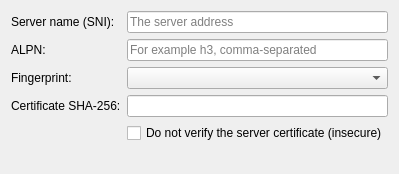
<?xml version="1.0" encoding="UTF-8"?>
<ui version="4.0">
 <class>TlsBlock</class>
 <widget class="QWidget" name="TlsBlock">
  <layout class="QFormLayout" name="form">
   <item row="0" column="0">
    <widget class="QLabel" name="sniLabel">
     <property name="text">
      <string comment="@label:textbox">Server name (SNI):</string>
     </property>
     <property name="buddy">
      <cstring>sni</cstring>
     </property>
    </widget>
   </item>
   <item row="0" column="1">
    <widget class="QLineEdit" name="sni">
     <property name="placeholderText">
      <string comment="@info:placeholder">The server address</string>
     </property>
    </widget>
   </item>
   <item row="1" column="0">
    <widget class="QLabel" name="alpnLabel">
     <property name="text">
      <string comment="@label:textbox">ALPN:</string>
     </property>
     <property name="buddy">
      <cstring>alpn</cstring>
     </property>
    </widget>
   </item>
   <item row="1" column="1">
    <widget class="QLineEdit" name="alpn">
     <property name="placeholderText">
      <string comment="@info:placeholder">For example h3, comma-separated</string>
     </property>
    </widget>
   </item>
   <item row="2" column="0">
    <widget class="QLabel" name="fingerprintLabel">
     <property name="text">
      <string comment="@label:listbox">Fingerprint:</string>
     </property>
     <property name="buddy">
      <cstring>fingerprint</cstring>
     </property>
    </widget>
   </item>
   <item row="2" column="1">
    <widget class="QComboBox" name="fingerprint"/>
   </item>
   <item row="3" column="0">
    <widget class="QLabel" name="pinLabel">
     <property name="text">
      <string comment="@label:textbox">Certificate SHA-256:</string>
     </property>
     <property name="buddy">
      <cstring>pin</cstring>
     </property>
    </widget>
   </item>
   <item row="3" column="1">
    <widget class="QLineEdit" name="pin"/>
   </item>
   <item row="4" column="1">
    <widget class="QCheckBox" name="insecure">
     <property name="text">
      <string comment="@option:check">Do not verify the server certificate (insecure)</string>
     </property>
    </widget>
   </item>
   <item row="5" column="0" colspan="2">
    <widget class="QLabel" name="problems"/>
   </item>
  </layout>
 </widget>
 <resources/>
 <connections/>
</ui>
